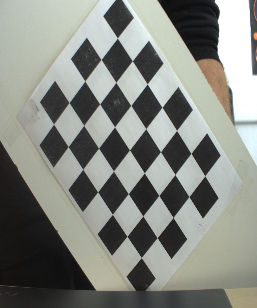
#> input picture PVSO_zad_2/img4.png, 257 x 308 px
$ python calibration.py
#> lines starting #> are read from the running program, lines starting #| are printed output that depends on the picture; long printed decimals are rounded
import cv2
import numpy as np
import glob


imgs = glob.glob('./*png')

CHECKERBOARD = (7,5)

objpoints = []

imgpoints = []

criteria = (cv2.TERM_CRITERIA_EPS + cv2.TERM_CRITERIA_MAX_ITER, 30, 0.001)

objp = np.zeros((1, CHECKERBOARD[0] * CHECKERBOARD[1], 3), np.float32)
objp[0,:,:2] = np.mgrid[0:CHECKERBOARD[0], 0:CHECKERBOARD[1]].T.reshape(-1, 2)

for file in imgs:
    img = cv2.imread(file)
#> img is the input picture: shape (308, 257, 3); mean B, G, R 128.7, 135, 132.3

    img_grey = cv2.cvtColor(img,cv2.COLOR_BGR2GRAY)
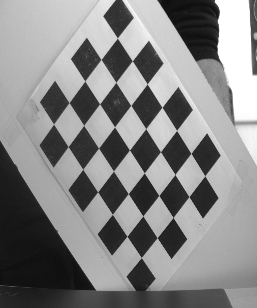
#> img_grey: shape (308, 257); min 13, max 255, mean 133.5

    retval, corners = cv2.findChessboardCorners(img, [7,5], None)
#> retval = True; corners = 35 rows, first 8: [117.4, 38.09], [132.3, 60.83], [147.2, 83.87], [162, 107.3], [176.6, 130.5], [191, 153.4], [204.9, 175.8], [101, 59.43]

    if retval:

        objpoints.append(objp)

        corners2 = cv2.cornerSubPix(img_grey, corners, (11,11),(-1,-1), criteria)
#> corners2 = 35 rows, first 8: [117.4, 38.04], [132.3, 60.76], [147.2, 83.92], [162, 107.2], [176.6, 130.4], [190.9, 153.4], [204.8, 175.8], [101, 59.44]

        stefan = cv2.drawChessboardCorners(img, CHECKERBOARD, corners2, retval)
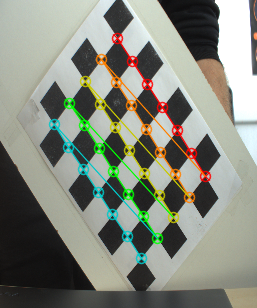
#> stefan: shape (308, 257, 3); mean B, G, R 125.2, 136.8, 133

        imgpoints.append(corners2)
    cv2.imshow('img',stefan)
    cv2.waitKey(0)

ret, mtx, dist, rvecs, tvecs = cv2.calibrateCamera(objpoints, imgpoints, img_grey.shape[::-1], None, None)
#> ret = 0.0875; mtx = [[1050.5, 0, 126.2], [0, 1583.7, 156.3], [0, 0, 1]]; dist = [[-2.55, -112.8, 0.00618, 0.0183, 1784]]; rvecs = ([0.312, -0.146, 0.818],); tvecs = ([-0.408, -3.56, 46.66],)

print("\n===== VÝSLEDKY KALIBRÁCIE =====\n")

print(f"RMS chyba (reprojection error): {ret:.6f} PX\n")
#| RMS chyba (reprojection error): 0.08752 PX

print("Camera matrix (intrinsic parameters):")
print(f"fx = {mtx[0,0]:.4f}")
#| fx = 1050.5044
print(f"fy = {mtx[1,1]:.4f}")
#| fy = 1583.7223
print(f"cx = {mtx[0,2]:.4f}")
#| cx = 126.1725
print(f"cy = {mtx[1,2]:.4f}\n")
#| cy = 156.3495

print("Distortion coefficients:")
for i, d in enumerate(dist[0]):
    print(f"k{i+1} = {d:.6f}")
#> this loop made 5 passes
#> d on passes 1 to 5: -2.55, -112.8, 0.00618, 0.0183, 1784
#| k1 = -2.551
#| k2 = -112.811
#| k3 = 0.006176
#| k4 = 0.01832
#| k5 = 1784.046

print("\nPočet snímok použitých na kalibráciu:", len(rvecs))
#| Počet snímok použitých na kalibráciu: 1

np.savez("calibration_data.npz",
         camera_matrix=mtx,
         dist_coeff=dist,
         rvecs=rvecs,
         tvecs=tvecs)

print("Kalibrácia uložená do calibration_data.npz")


img = cv2.imread("./img4.png")
h, w = img.shape[:2]
#> h = 308; w = 257

new_mtx, roi = cv2.getOptimalNewCameraMatrix(mtx, dist, (w,h), 1, (w,h))
#> new_mtx = [[895.3, 0, 127.6], [0, 1349.4, 157.6], [0, 0, 1]]; roi = (12, 19, 234, 271)
und = cv2.undistort(img, mtx, dist, None, new_mtx)
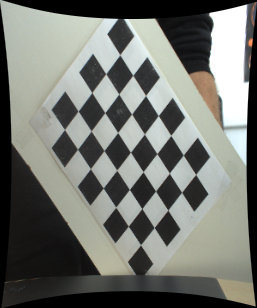
#> und: shape (308, 257, 3); mean B, G, R 111.3, 116.9, 114.6

cv2.imshow("orig", img)
cv2.imshow("undistorted", und)
cv2.waitKey(0)
cv2.destroyAllWindows()

$ run again, with PVSO_zad_2/img0.png copied over PVSO_zad_2/img4.png
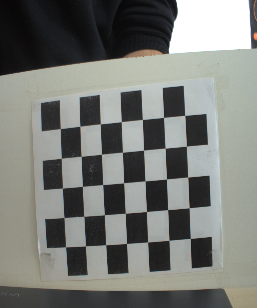
#> input picture PVSO_zad_2/img0.png, 257 x 308 px
#> img is the input picture: shape (308, 257, 3); mean B, G, R 118.7, 123.3, 121.3
#> retval = True; corners = 35 rows, first 8: [60.42, 128.5], [79.77, 126.3], [100.5, 123.9], [121.4, 121.6], [142.4, 119.5], [163.5, 117.4], [184.7, 115.4], [61.38, 158.4]
#> corners2 = 35 rows, first 8: [60.36, 128.5], [79.71, 126.3], [100.4, 123.8], [121.4, 121.6], [142.4, 119.5], [163.5, 117.4], [184.8, 115.4], [61.44, 158.3]
#> `stefan = cv2.drawChessboardCorners(img, CHECKERBOARD, corners2, retval)`:
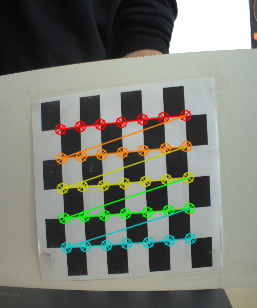
#> stefan: shape (308, 257, 3); mean B, G, R 116, 125.7, 122.6
#> ret = 0.146; mtx = [[746.8, 0, 126.1], [0, 1067.5, 151.2], [0, 0, 1]]; dist = [[-3.1, 202.6, 0.0138, 0.029, -6977.8]]; rvecs = ([-0.0319, 0.165, -0.0645],); tvecs = ([-3.19, -0.767, 35.23],)
#| RMS chyba (reprojection error): 0.1463 PX
#| fx = 746.8497
#| fy = 1067.5329
#| cx = 126.1098
#| cy = 151.2168
#> the loop `for i, d in enumerate(dist[0]):` made 5 passes
#> d on passes 1 to 5: -3.1, 202.6, 0.0138, 0.029, -6977.8
#> (printed output is left out)
#| Počet snímok použitých na kalibráciu: 1
#> new_mtx = [[501.5, 0, 124.1], [0, 522, 225.7], [0, 0, 1]]; roi = (39, 152, 172, 150)
#> `und = cv2.undistort(img, mtx, dist, None, new_mtx)`:
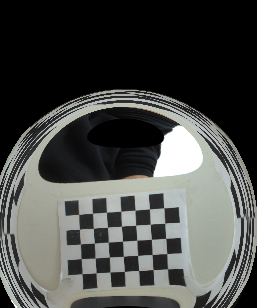
#> und: shape (308, 257, 3); mean B, G, R 71.3, 73.9, 72.5

$ run again, with PVSO_zad_2/img1.png copied over PVSO_zad_2/img4.png
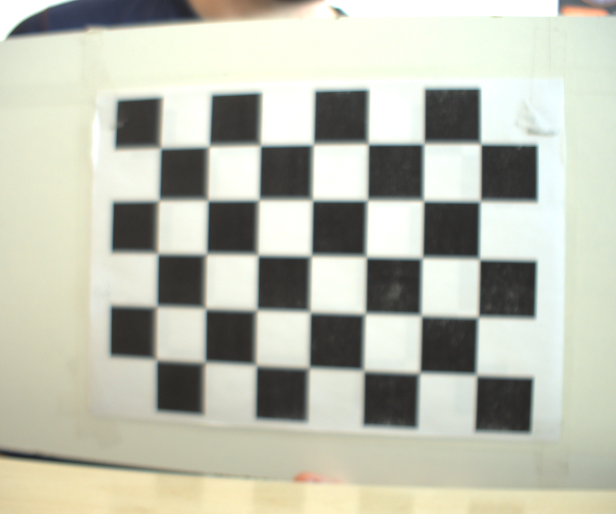
#> input picture PVSO_zad_2/img1.png, 616 x 514 px
#> img is the input picture: shape (514, 616, 3); mean B, G, R 175.8, 190.1, 188
#> `img_grey = cv2.cvtColor(img,cv2.COLOR_BGR2GRAY)`:
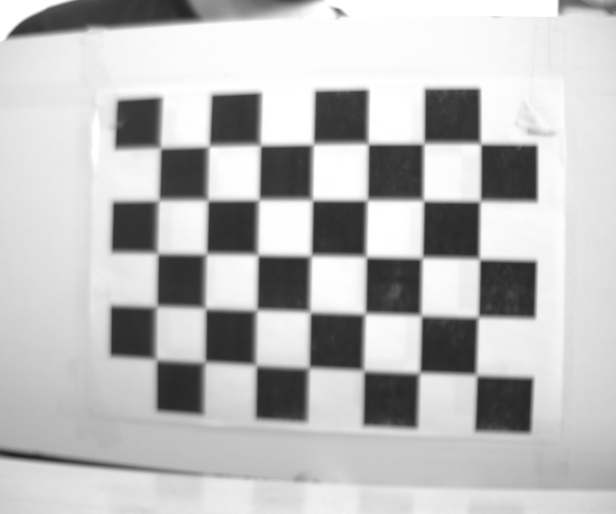
#> img_grey: shape (514, 616); min 35, max 255, mean 187.8
#> retval = True; corners = 35 rows, first 8: [159.5, 147.5], [210.3, 147.8], [259.5, 145], [314.4, 145.7], [369.3, 141.6], [424.8, 145.4], [481.5, 141.2], [160.1, 202.4]
#> corners2 = 35 rows, first 8: [160.5, 148.2], [208.8, 146.3], [260.2, 145.4], [313.1, 144.4], [368.1, 143.9], [423.6, 143.5], [480.5, 143.8], [158.6, 200.3]
#> ret = 0.229; mtx = [[815, 0, 294.1], [0, 828.6, 275.2], [0, 0, 1]]; dist = [[-0.34, 0.472, 0.00277, 0.0105, -0.127]]; rvecs = ([0.0131, 0.218, 0.0206],); tvecs = ([-2.58, -2.41, 15.36],)
#| RMS chyba (reprojection error): 0.2295 PX
#| fx = 814.9556
#| fy = 828.5703
#| cx = 294.1091
#| cy = 275.2265
#> the loop `for i, d in enumerate(dist[0]):` made 5 passes
#> d on passes 1 to 5: -0.34, 0.472, 0.00277, 0.0105, -0.127
#> (printed output is left out)
#| Počet snímok použitých na kalibráciu: 1
#> new_mtx = [[763.4, 0, 299.1], [0, 772.4, 277], [0, 0, 1]]; roi = (9, 11, 601, 493)
#> `und = cv2.undistort(img, mtx, dist, None, new_mtx)`:
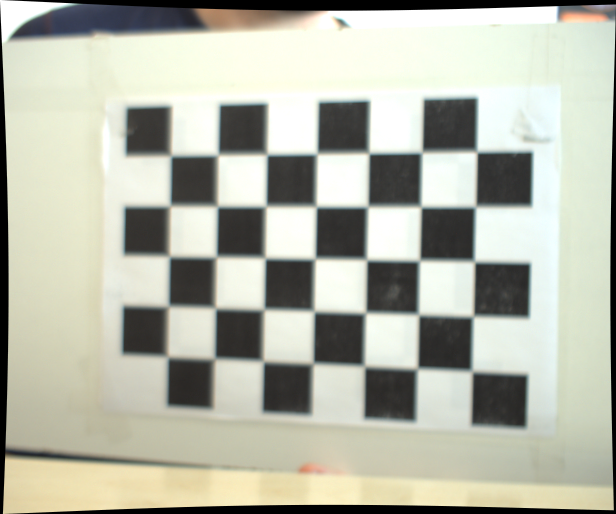
#> und: shape (514, 616, 3); mean B, G, R 169.3, 183.2, 181.2

$ run again, with PVSO_zad_2/img10.png copied over PVSO_zad_2/img4.png
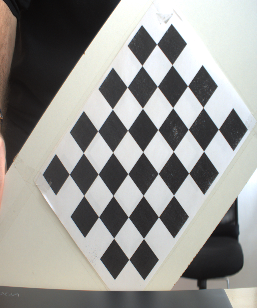
#> input picture PVSO_zad_2/img10.png, 257 x 308 px
#> img is the input picture: shape (308, 257, 3); mean B, G, R 145.8, 149.3, 149.8
#> retval = True; corners = 35 rows, first 8: [69.28, 174.2], [83.27, 152.6], [97.61, 131], [112.4, 109.2], [127.2, 87.15], [142, 65.5], [156.6, 44.1], [83.78, 195.5]
#> corners2 = 35 rows, first 8: [69.23, 174.1], [83.26, 152.7], [97.62, 130.9], [112.4, 109.1], [127.2, 87.03], [141.9, 65.48], [156.6, 44.04], [83.73, 195.4]
#> `stefan = cv2.drawChessboardCorners(img, CHECKERBOARD, corners2, retval)`:
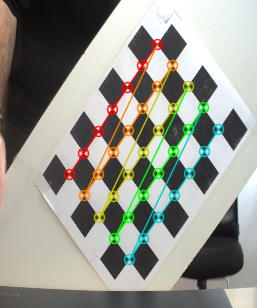
#> stefan: shape (308, 257, 3); mean B, G, R 141.2, 150.4, 149.4
#> ret = 0.0768; mtx = [[903.4, 0, 125.6], [0, 1275.1, 176.7], [0, 0, 1]]; dist = [[-1.92, -57.96, -0.0207, 0.0258, 3177.2]]; rvecs = ([-0.0495, 0.219, -0.792],); tvecs = ([-2.66, -0.0816, 42.06],)
#| RMS chyba (reprojection error): 0.0768 PX
#| fx = 903.3815
#| fy = 1275.1077
#| cx = 125.6419
#| cy = 176.7115
#> the loop `for i, d in enumerate(dist[0]):` made 5 passes
#> d on passes 1 to 5: -1.92, -57.96, -0.0207, 0.0258, 3177.2
#> (printed output is left out)
#| Počet snímok použitých na kalibráciu: 1
#> new_mtx = [[869.5, 0, 127.2], [0, 1226.1, 175], [0, 0, 1]]; roi = (7, 11, 241, 292)
#> `und = cv2.undistort(img, mtx, dist, None, new_mtx)`:
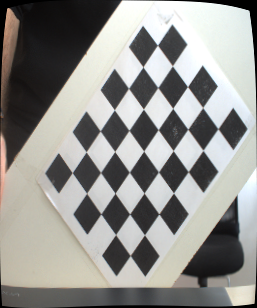
#> und: shape (308, 257, 3); mean B, G, R 141.9, 145.4, 145.9
